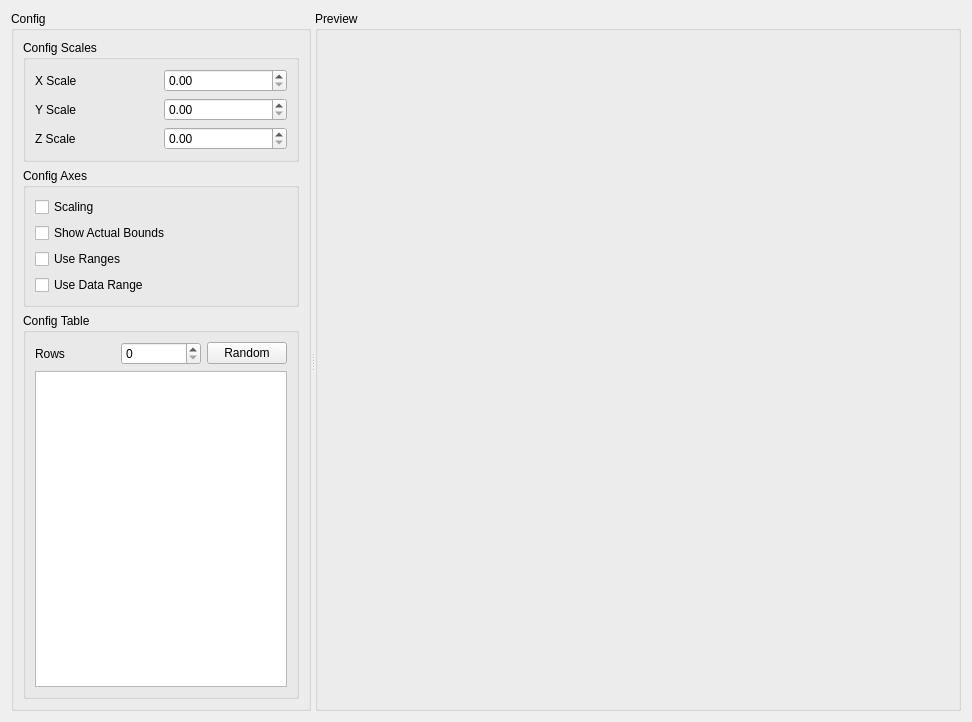
<?xml version="1.0" encoding="UTF-8"?>
<ui version="4.0">
 <class>ScaleAxesWindow</class>
 <widget class="QWidget" name="ScaleAxesWindow">
  <property name="geometry">
   <rect>
    <x>0</x>
    <y>0</y>
    <width>972</width>
    <height>722</height>
   </rect>
  </property>
  <property name="windowTitle">
   <string>Form</string>
  </property>
  <layout class="QGridLayout" name="gridLayout">
   <item row="0" column="0">
    <widget class="QSplitter" name="splitter">
     <property name="orientation">
      <enum>Qt::Horizontal</enum>
     </property>
     <widget class="QGroupBox" name="groupBox">
      <property name="maximumSize">
       <size>
        <width>300</width>
        <height>16777215</height>
       </size>
      </property>
      <property name="title">
       <string>Config</string>
      </property>
      <layout class="QGridLayout" name="gridLayout_4">
       <item row="0" column="0">
        <layout class="QGridLayout" name="gridLayout_3">
         <item row="1" column="0">
          <widget class="QGroupBox" name="groupBox_3">
           <property name="title">
            <string>Config Axes</string>
           </property>
           <layout class="QGridLayout" name="gridLayout_6">
            <item row="0" column="0">
             <layout class="QGridLayout" name="gridLayout_5">
              <item row="0" column="0">
               <widget class="QCheckBox" name="scalingCheckBox">
                <property name="text">
                 <string>Scaling</string>
                </property>
               </widget>
              </item>
              <item row="1" column="0">
               <widget class="QCheckBox" name="showActualBoundsCheckBox">
                <property name="text">
                 <string>Show Actual Bounds</string>
                </property>
               </widget>
              </item>
              <item row="2" column="0">
               <widget class="QCheckBox" name="useRangesCheckBox">
                <property name="text">
                 <string>Use Ranges</string>
                </property>
               </widget>
              </item>
              <item row="3" column="0">
               <widget class="QCheckBox" name="useDataRangeCheckBox">
                <property name="text">
                 <string>Use Data Range</string>
                </property>
               </widget>
              </item>
             </layout>
            </item>
           </layout>
          </widget>
         </item>
         <item row="2" column="0">
          <widget class="QGroupBox" name="groupBox_4">
           <property name="title">
            <string>Config Table</string>
           </property>
           <layout class="QGridLayout" name="gridLayout_8">
            <item row="0" column="0">
             <layout class="QGridLayout" name="gridLayout_7">
              <item row="0" column="1">
               <widget class="QSpinBox" name="rowsSpinBox">
                <property name="maximum">
                 <number>100000</number>
                </property>
               </widget>
              </item>
              <item row="0" column="2">
               <widget class="QPushButton" name="randomButton">
                <property name="text">
                 <string>Random</string>
                </property>
               </widget>
              </item>
              <item row="0" column="0">
               <widget class="QLabel" name="label">
                <property name="text">
                 <string>Rows</string>
                </property>
               </widget>
              </item>
              <item row="1" column="0" colspan="3">
               <widget class="QTableView" name="tableView"/>
              </item>
             </layout>
            </item>
           </layout>
          </widget>
         </item>
         <item row="0" column="0">
          <widget class="QGroupBox" name="groupBox_5">
           <property name="title">
            <string>Config Scales</string>
           </property>
           <layout class="QGridLayout" name="gridLayout_10">
            <item row="0" column="0">
             <layout class="QGridLayout" name="gridLayout_9">
              <item row="0" column="0">
               <widget class="QLabel" name="label_2">
                <property name="text">
                 <string>X Scale</string>
                </property>
               </widget>
              </item>
              <item row="1" column="0">
               <widget class="QLabel" name="label_3">
                <property name="text">
                 <string>Y Scale</string>
                </property>
               </widget>
              </item>
              <item row="2" column="0">
               <widget class="QLabel" name="label_4">
                <property name="text">
                 <string>Z Scale</string>
                </property>
               </widget>
              </item>
              <item row="0" column="1">
               <widget class="QDoubleSpinBox" name="xScaleSpinBox">
                <property name="singleStep">
                 <double>0.100000000000000</double>
                </property>
               </widget>
              </item>
              <item row="1" column="1">
               <widget class="QDoubleSpinBox" name="yScaleSpinBox">
                <property name="singleStep">
                 <double>0.100000000000000</double>
                </property>
               </widget>
              </item>
              <item row="2" column="1">
               <widget class="QDoubleSpinBox" name="zScaleSpinBox">
                <property name="singleStep">
                 <double>0.100000000000000</double>
                </property>
               </widget>
              </item>
             </layout>
            </item>
           </layout>
          </widget>
         </item>
        </layout>
       </item>
      </layout>
     </widget>
     <widget class="QGroupBox" name="groupBox_2">
      <property name="title">
       <string>Preview</string>
      </property>
      <layout class="QGridLayout" name="gridLayout_2">
       <item row="0" column="0">
        <layout class="QVBoxLayout" name="previewLayout"/>
       </item>
      </layout>
     </widget>
    </widget>
   </item>
  </layout>
 </widget>
 <resources/>
 <connections/>
</ui>
